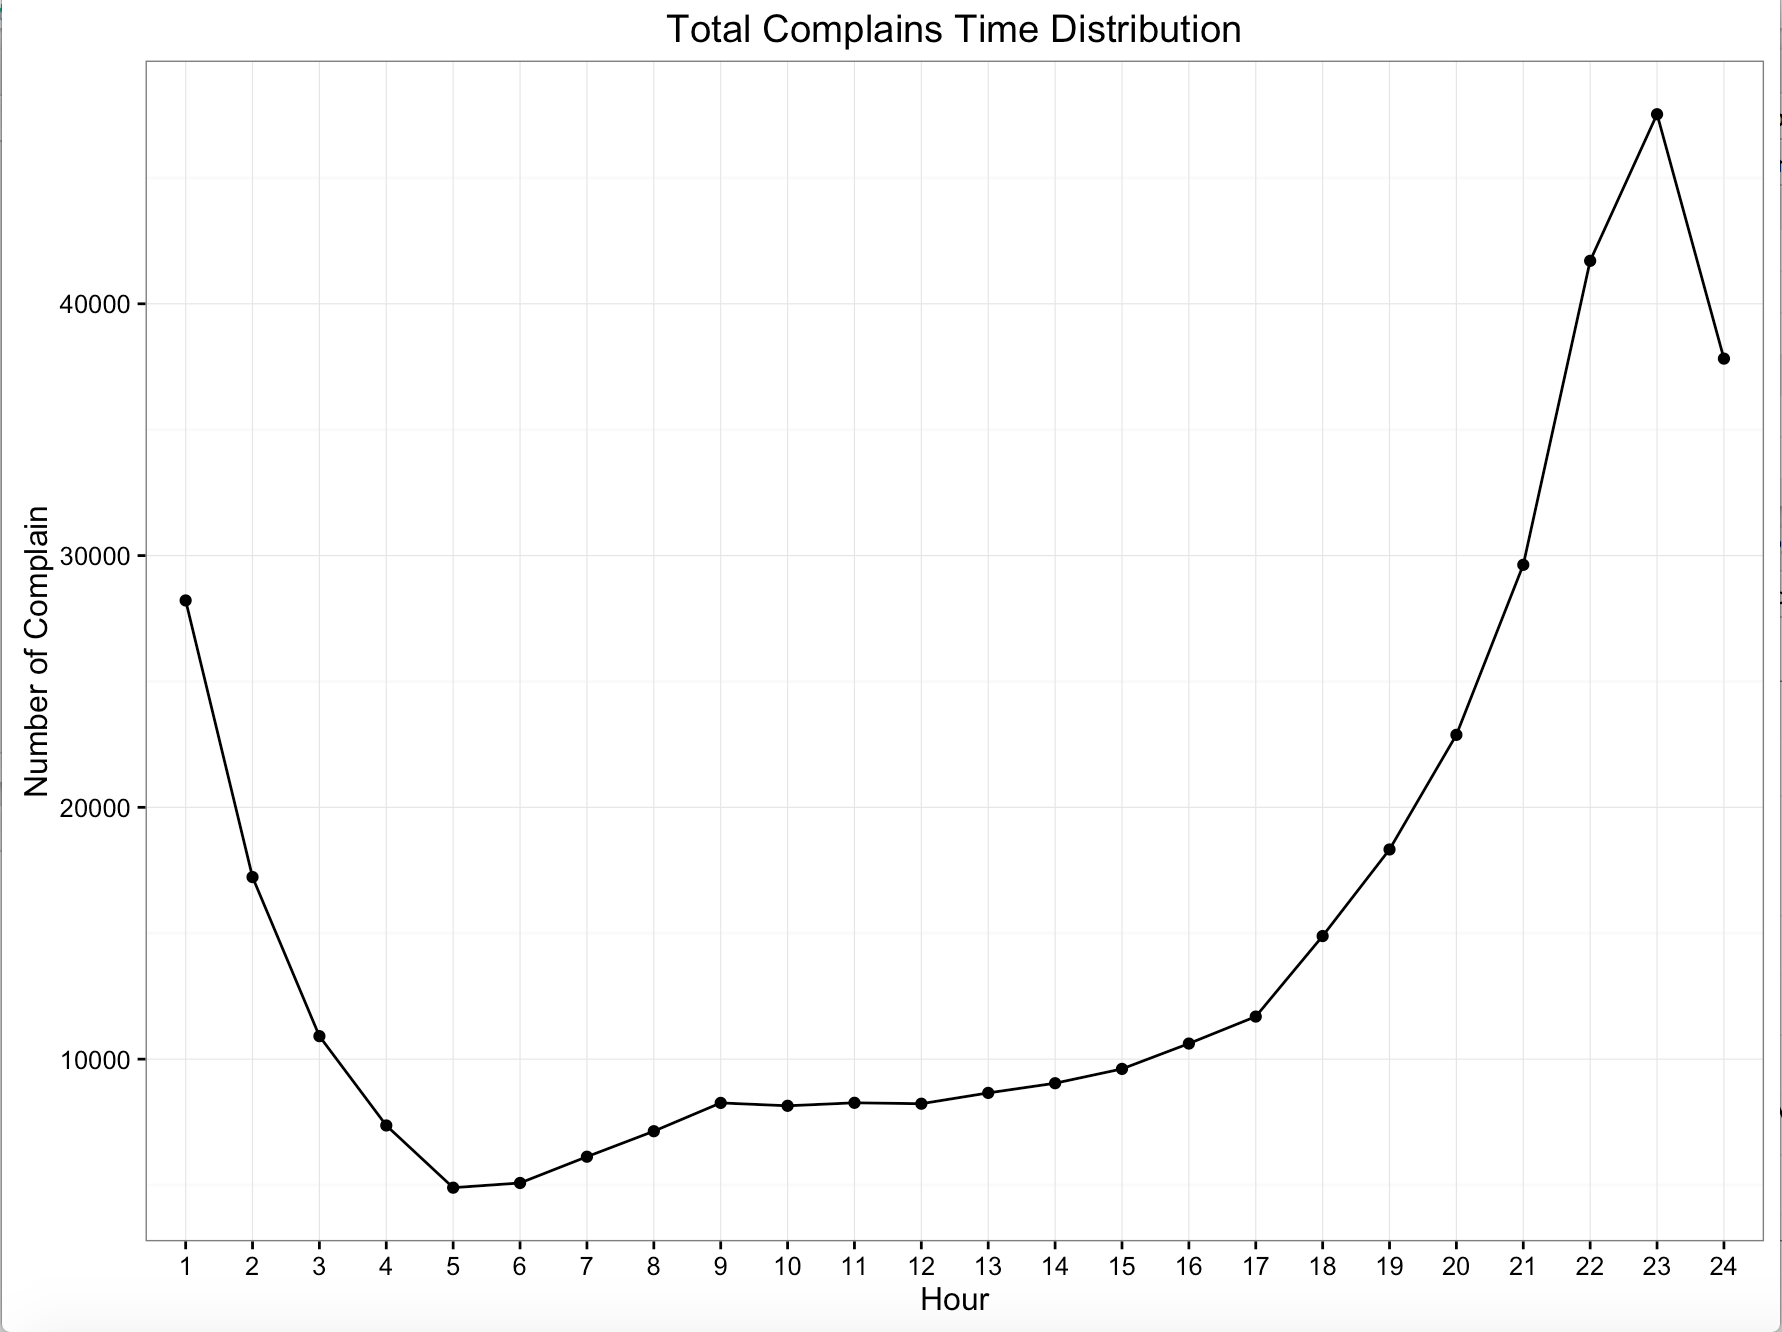

This figure's R source:
require(data.table)
data<-fread("Cleaned-311-Noise.csv")
attach(data)
data.hour<-as.numeric(substr(Time,1,2))
data.test<-c(data,count.hour)
count.hour<-as.data.frame(table(data.hour))
#bar plot
ggplot(count.hour, aes(count.hour$data.hour,count.hour$Freq)) + geom_bar(stat = "identity",colour=factor(count.hour$data.hour))
#point and line plot
ggplot(count.hour,aes(data.hour,Freq)) + geom_point() + geom_line(group=1)+theme_bw() + labs(title="Total Complains Time Distribution",x="Hour",y="Number of Complain")
